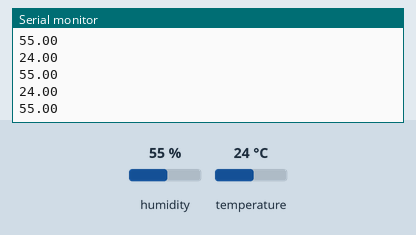
Simulated run of this sketch. Board: Arduino Zero (SAMD21). Shown: the last lines printed to the serial monitor. The inputs (shaded band) are chosen by the test bench; at power-on: humidity 55 %, temperature 24 °C.

Above: at 2.8 s.
2.9 s: humidity set to 22 %
At 4.18 s:
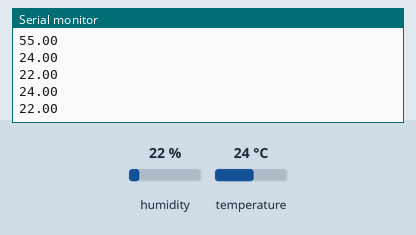
5.6 s: temperature set to 12 °C
At 6.2 s:
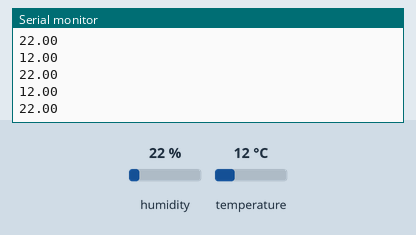
8.3 s: humidity set to 40 %
At 10.25 s:
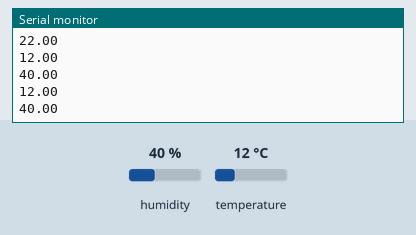
Timing chart, 0 to 11.8 s (numbered marks = the images above; inputs shaded):
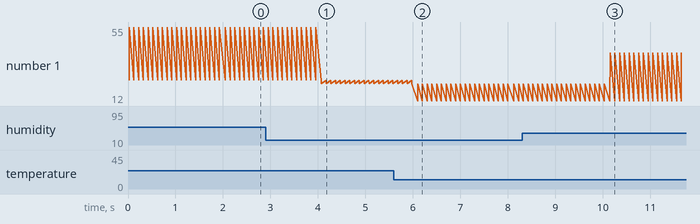

Measured:
- after the input at 2.9 s, the serial monitor: prints a new line after 1.2 s (image 1)
- after the input at 5.6 s, the serial monitor: prints a new line after 0.50 s (image 2)
- after the input at 8.3 s, the serial monitor: prints a new line after 1.8 s (image 3)
- plotted number 1: 55 → 22 after the input at 2.9 s, 22 → 40 after the input at 8.3 s

The sketch:

DHT11USART.ino
```cpp
// Example testing sketch for various DHT humidity/temperature sensors
// Written by ladyada, public domain
#include "DHT.h"
#include <SoftwareSerial.h>
// Uncomment whatever type you're using!
#define DHTTYPE DHT11   // DHT 11
#define DHTPIN 2     // what pin we're connected to（DHT10 and DHT20 don't need define it）
DHT dht(DHTPIN, DHTTYPE);   //   DHT11 DHT21 DHT22
//DHT dht(DHTTYPE);         //   DHT10 DHT20 don't need to define Pin
char received_data;
// Connect pin 1 (on the left) of the sensor to +5V
// Connect pin 2 of the sensor to whatever your DHTPIN is
// Connect pin 4 (on the right) of the sensor to GROUND
// Connect a 10K resistor from pin 2 (data) to pin 1 (power) of the sensor
int send = 1;

#if defined(ARDUINO_ARCH_AVR)
    #define debug  Serial

#elif defined(ARDUINO_ARCH_SAMD) ||  defined(ARDUINO_ARCH_SAM)
    #define debug  SerialUSB
#else
    #define debug  Serial
#endif
SoftwareSerial USART(4, 5);
void setup() {
    Serial.begin(115200);
   //USART.begin(9600);
    //USART.begin(9600);
    Wire.begin();


    /*if using WIO link,must pull up the power pin.*/
    // pinMode(PIN_GROVE_POWER, OUTPUT);
    // digitalWrite(PIN_GROVE_POWER, 1);

    dht.begin();
}

void loop() {
  float temperature = 0.0;
  float humidity = 0.0;
  temperature = dht.readTemperature(); // Read Temperature and DHT from Sensor
  humidity = dht.readHumidity();
  if (isnan(temperature) || isnan(humidity)) {
    Serial.print("Failed to read data from DHT sensor!");
  } else {
  Serial.println(temperature);
  Serial.println(humidity);
    // Send temperature and humidity data to STM32 via serial communication
    delay(100);  // Delay between readings
  }
}
```
